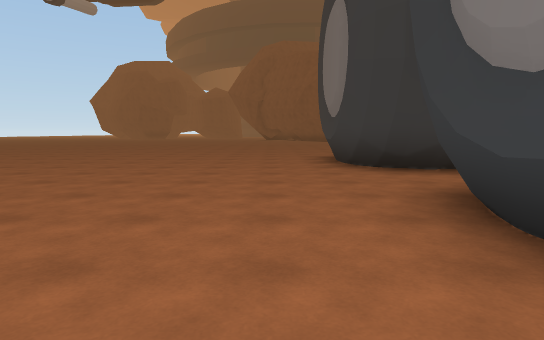
View 1 (above)

24 first-person views from a walk through a Unity game level. The camera is 1.3 m above the floor, tilts 6° down and sees 75° across. The floor is counted in squares, 2 m on a side. Each view is taken from the middle of a square. On the plan, view 1 faces up. The plan holds only what a view shows up to about 10 squares ahead; the rest is blank. The place goes on beyond the plan. The player is left out.

View 2
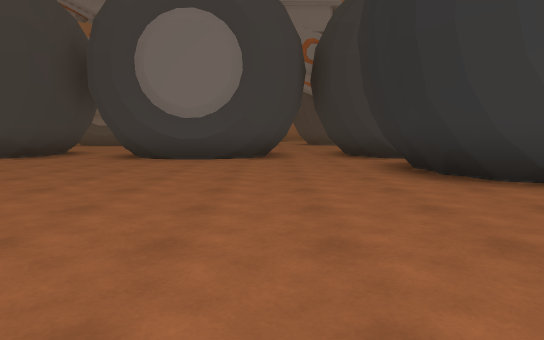

View 3
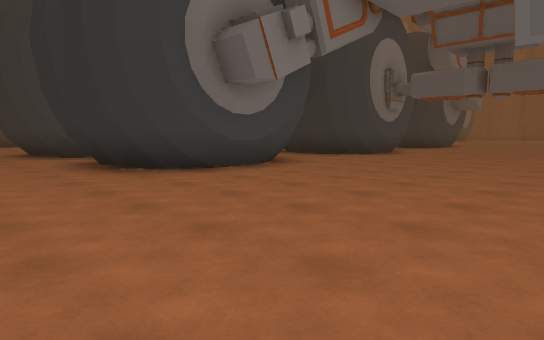

View 4
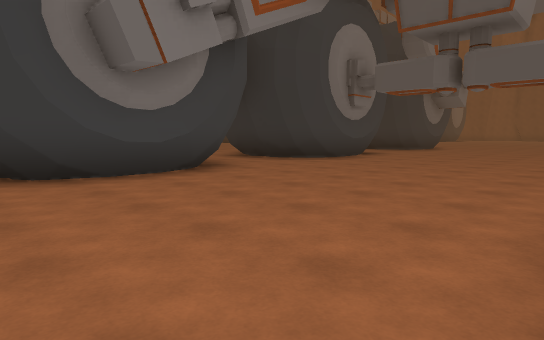

View 5
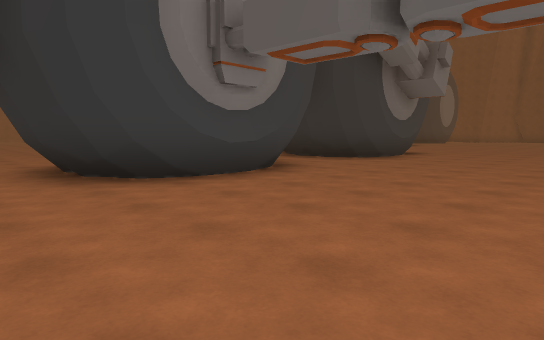

View 6
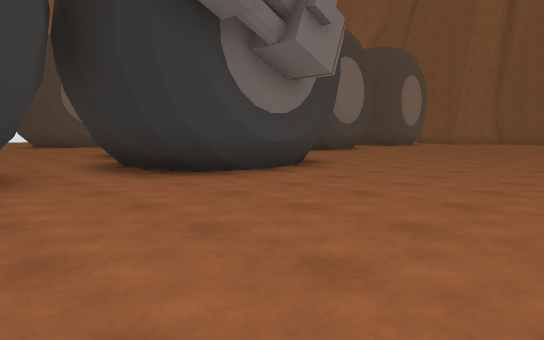

View 7
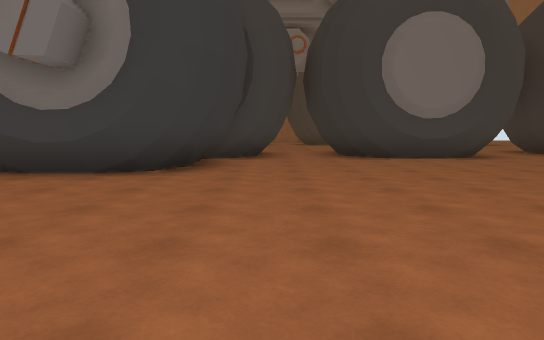

View 8
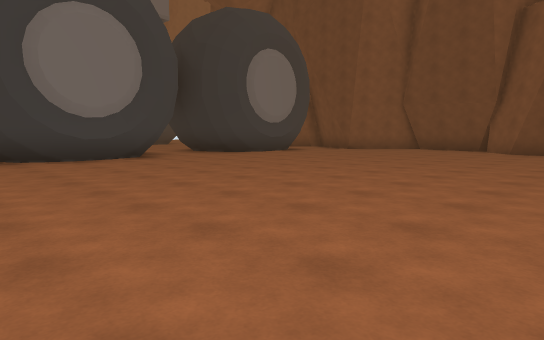

View 9
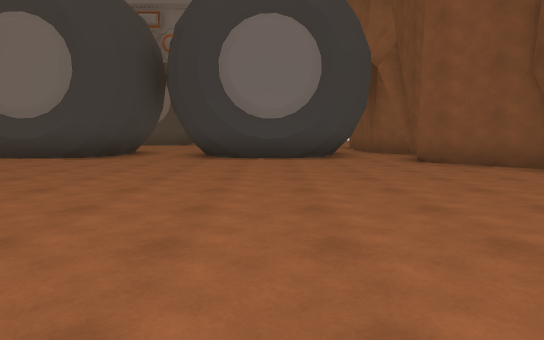

View 10
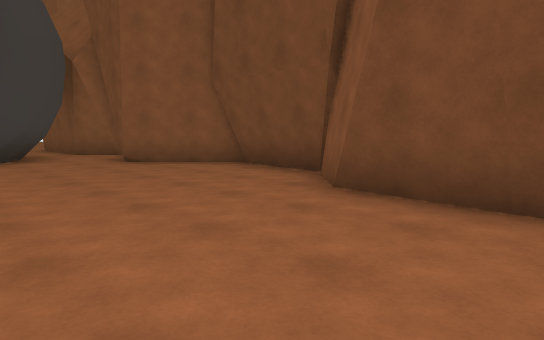

View 11
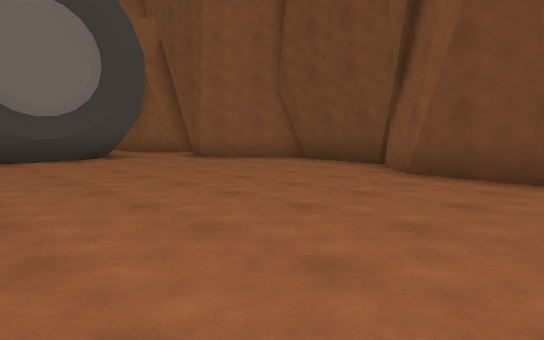

View 12
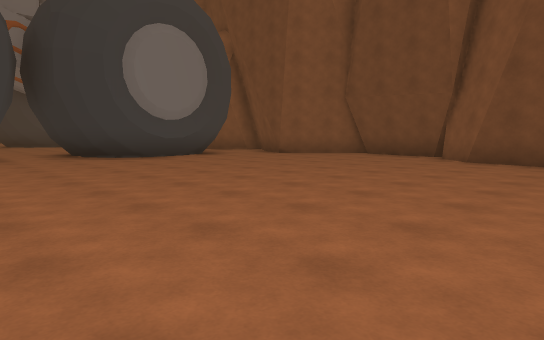

View 13
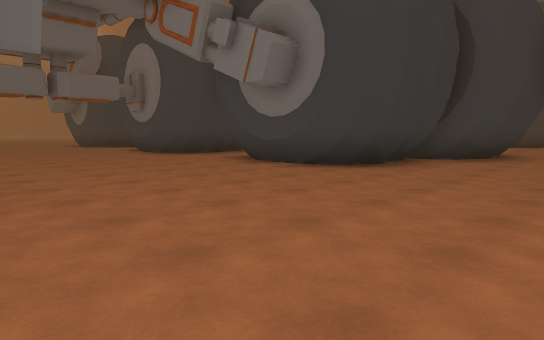

View 14
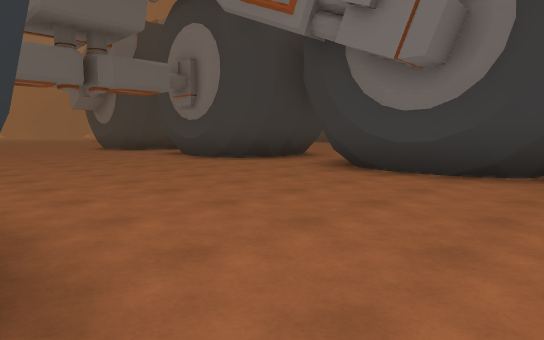

View 15
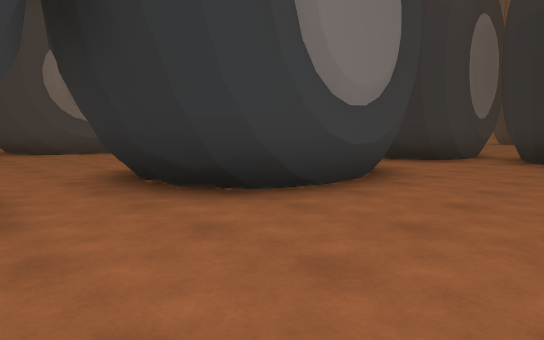

View 16
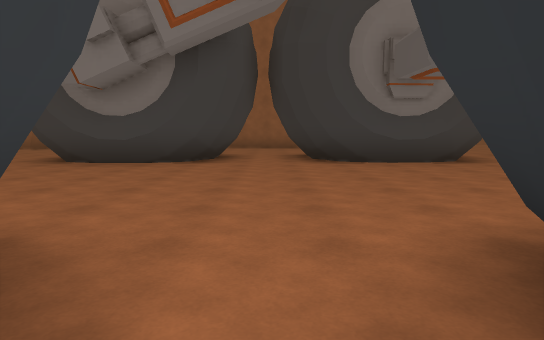

View 17
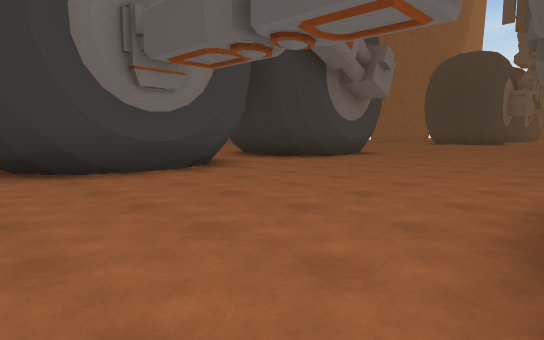

View 18
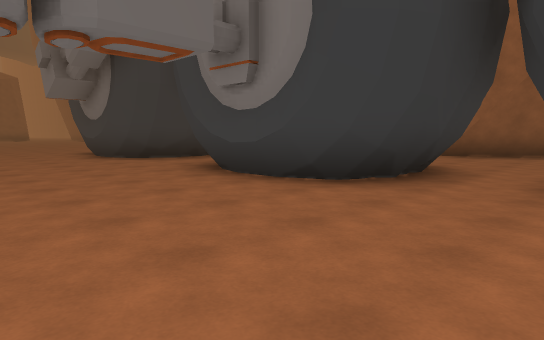

View 19
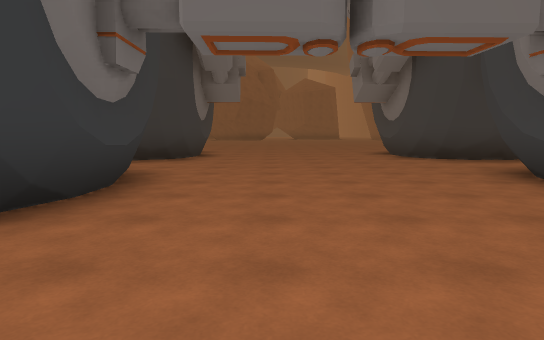

View 20
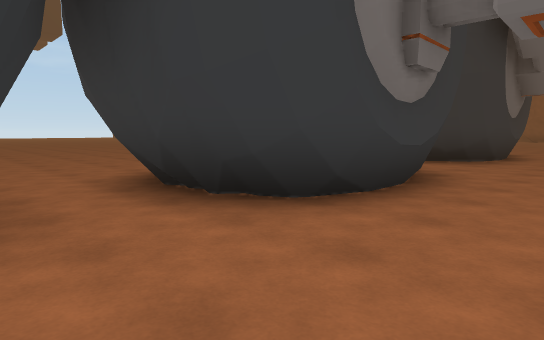

View 21
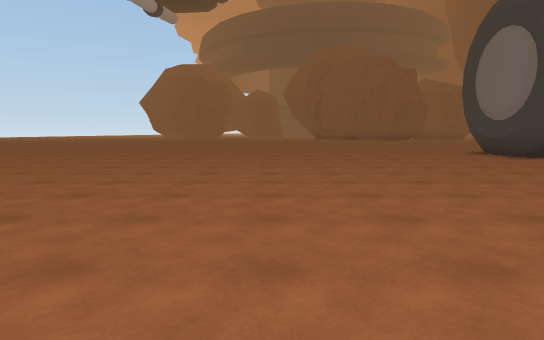

View 22
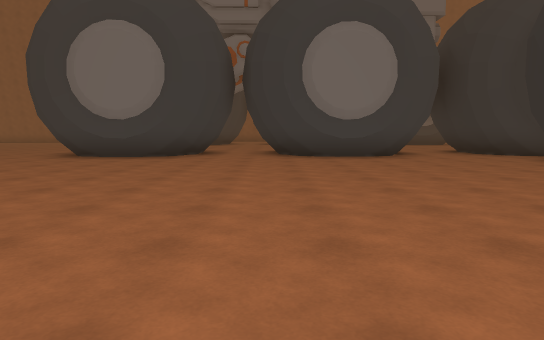

View 23
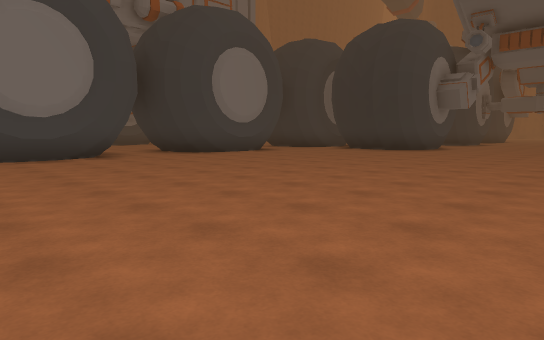

View 24
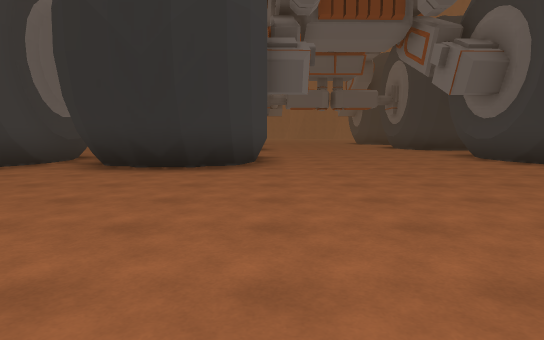

### Floor plan
Key: @ floor where view 1 was taken; # wall or solid block; . floor; T thing the floor can be seen under or through.
Columns run from 8 left of view 1 to 18 right of it. Each row starts with its distance up from view 1.
 10 ..........#      ..#
  9 ..........#  #  ...#
  8 ..........#  #.....#
  7 ..........# ##.....#
  6 ..........###......###
  5 ......................
  4 ..........####.....###
  3 ..........#  #.....#
  2 ..........#  #.....#
  1 ..........#  #.....#   ..##
  0 ........@.####.....### ...#
 -1 ..........................
 -2 ......###.### .....###
 -3 #....######   .....#
 -4 #....#    #   .....#
 -5 #....##   #   ....
 -6 #.....#        ..
 -7  .....#
 -8  .....###...
 -9  .....### ..
-10  .....#
-11  .....#
-12  .....###
-13  .....TTT...
-14  ......TT....
-15  .....#TT ...
-16  .....#
-17 #.....#
-18 #.....####
-19 ......####
-20 .........###
-21 ...........
-22 .........##
-23 .........#
-24 .........#
-25 .........#
-26 .........##
-27 ............
-28 .........###
-29 .........#
-30 .........#
-31 .........##
-32 .........#
-33 ........##
-34 ####...###
-35    #####

Where each view was taken, in squares from view 1:
view 1: 0 up, 0 right, facing up
view 2: 0 up, 7 left, facing right
view 3: 0 up, 8 left, facing down-right
view 4: 2 down, 8 left, facing down-right
view 5: 7 down, 7 left, facing down-right
view 6: 12 down, 7 left, facing down-right
view 7: 20 down, 8 left, facing right
view 8: 21 down, 8 left, facing down-right
view 9: 30 down, 8 left, facing right
view 10: 30 down, 8 left, facing down-right
view 11: 28 down, 8 left, facing down-right
view 12: 25 down, 8 left, facing down-right
view 13: 22 down, 8 left, facing up-right
view 14: 19 down, 8 left, facing up-right
view 15: 6 up, 1 left, facing down-right
view 16: 5 up, 3 right, facing right
view 17: 5 up, 5 right, facing down-right
view 18: 2 down, 7 right, facing up-right
view 19: 2 down, 7 right, facing up
view 20: 2 down, 7 right, facing up-left
view 21: 2 down, 5 left, facing up
view 22: 4 up, 8 left, facing right
view 23: 10 up, 8 left, facing down-right
view 24: 4 up, 3 left, facing down
